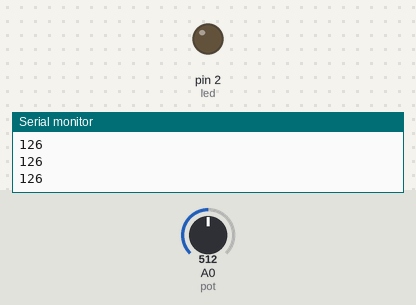
The sketch below on a simulated Arduino Uno, built with avr-gcc and run on an emulated ATmega328P. Shown: output pins drawn as LEDs (lit = HIGH), the last lines printed to the serial monitor. The inputs (shaded band) are chosen by the test bench; at power-on: A0 (pot) = 512.

Above: at 1.2 s.
1.3 s: A0 (pot) set to 536
At 1.8 s:
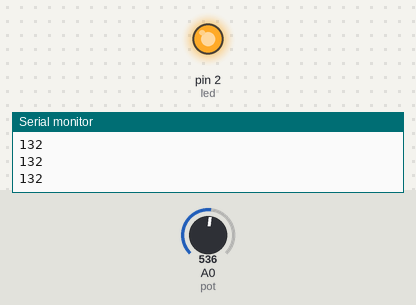
2.8 s: A0 (pot) set to 511
At 4.0 s:
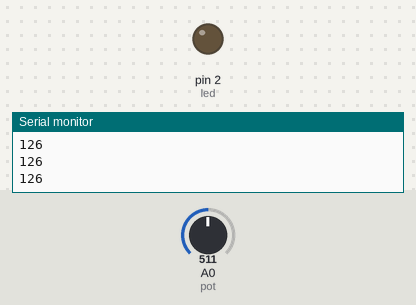
4.3 s: A0 (pot) set to 716
At 5.3 s:
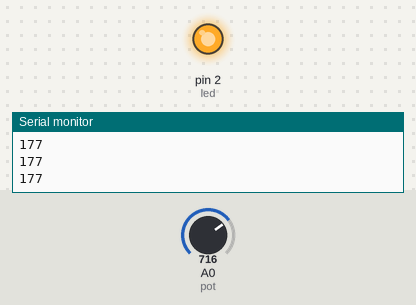
Timing chart, 0 to 7.3 s (numbered marks = the images above; inputs shaded):
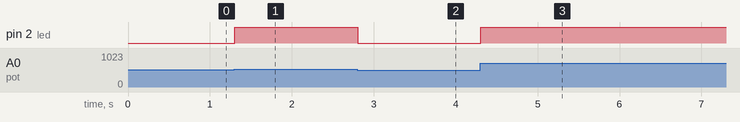

The sketch:

Analog_deger_okuma_pot_ile.ino
```cpp
int pot=A0;
int led=2;
int potDeger;
void setup (){
  pinMode (pot, INPUT);
  Serial.begin(9600);
  pinMode (led, OUTPUT);
}
void loop (){
  potDeger =analogRead (pot);
  potDeger =map (potDeger,0,1023,0,253);
  analogWrite(led,potDeger);
  delay(10);

  Serial.println(potDeger);
}
```

Measured:
- the behaviour switches between 517 and 518 on A0 (pot) (found by bisection; images 0 and 1)
- after the input at 1.3 s, pin 2 (led): LOW → HIGH at once
- after the input at 2.8 s, pin 2 (led): HIGH → LOW at once
- after the input at 4.3 s, pin 2 (led): LOW → HIGH at once
